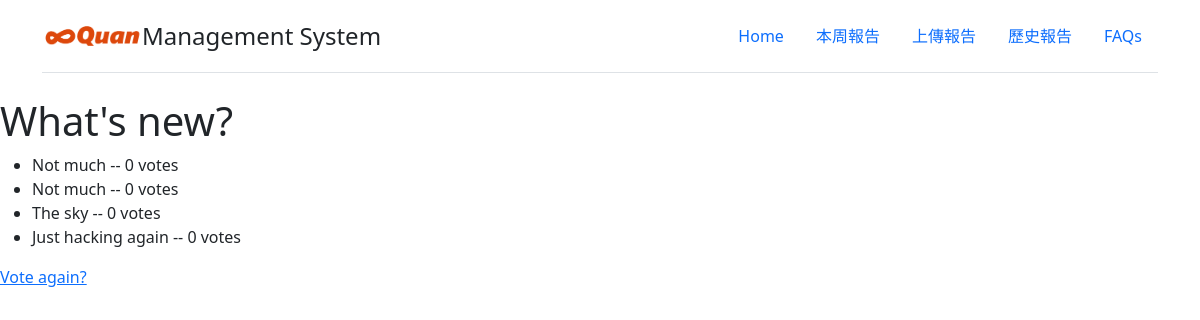
Page /polls/1/results/ on the committed database.
### polls/models.py (models this page shows, shortened)
class Question(models.Model):
    question_text = models.CharField(max_length=200)
    pub_date = models.DateTimeField('date published')

class Choice(models.Model):
    question = models.ForeignKey(Question, on_delete=models.CASCADE)
    choice_text = models.CharField(max_length=200)
    votes = models.IntegerField(default=0)

### polls/views.py (the view)
# urls.py: path('<int:question_id>/results/', views.results, name='results'),
def results(request, question_id):
    question = get_object_or_404(Question, pk=question_id)
    return render(request, 'polls/results.html', {'question': question})

### polls/templates/polls/results.html
{% extends "polls/base.html" %}
{% block mainBody %}
<h1>{{ question.question_text }}</h1>
<ul>
{% for choice in question.choice_set.all %}
    <li>{{ choice.choice_text }} -- {{ choice.votes }} vote{{ choice.votes|pluralize }}</li>
{% endfor %}
</ul>
<a href="{% url 'polls:detail' question.id %}">Vote again?</a>
{% endblock mainBody %}

### rows in the picture
Question: question_text "What's new?"
Choice: choice_text "Not much", votes "0"
Choice: choice_text "Not much", votes "0"
Choice: choice_text "The sky", votes "0"
Choice: choice_text "Just hacking again", votes "0"
